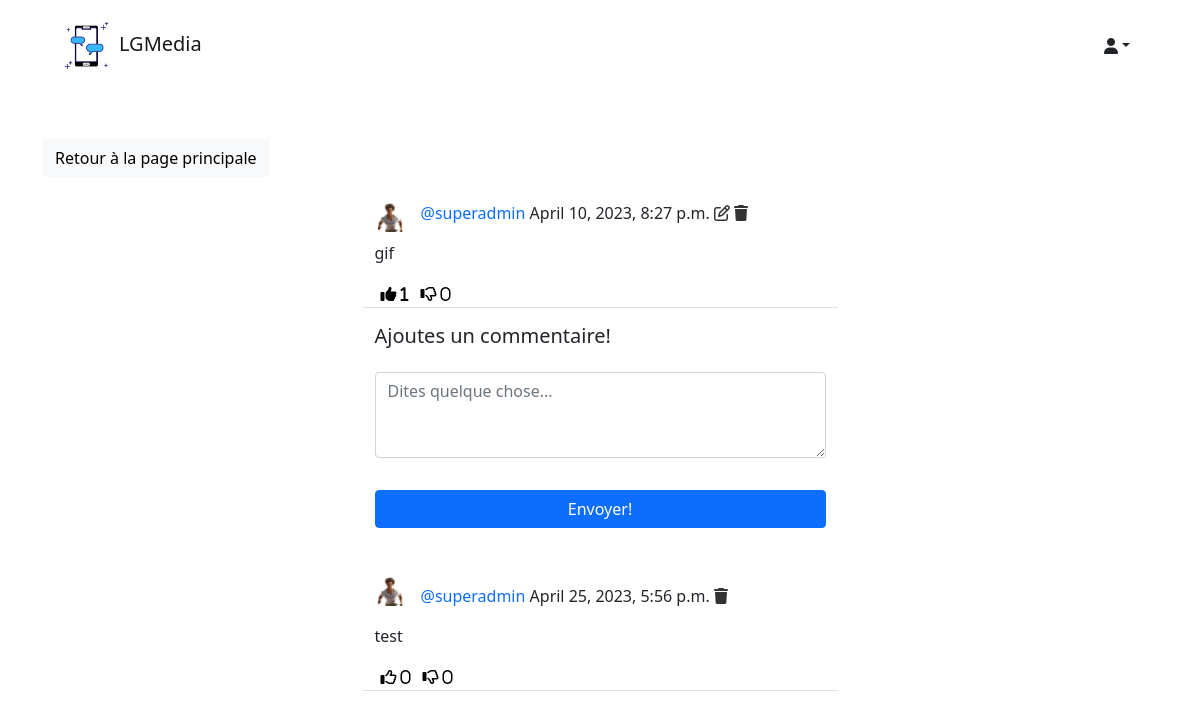
The page /social/post/14/ (signed in) on the database as committed earlier.
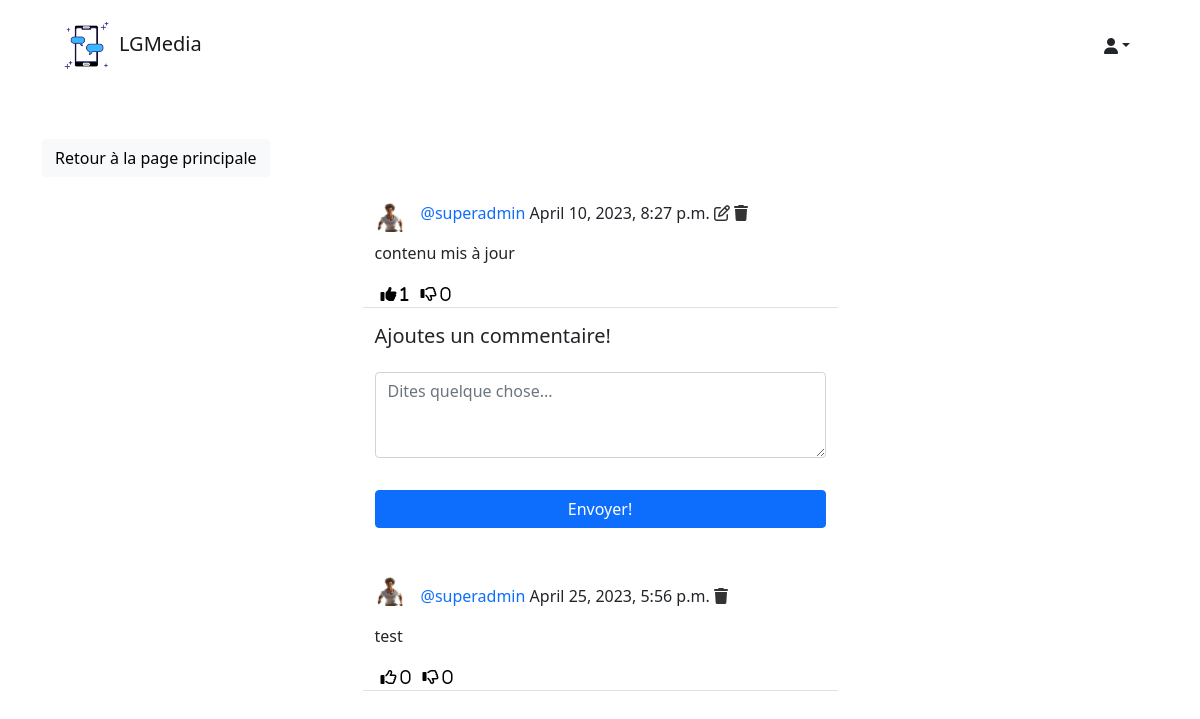
The same page on the database as committed later.
### social/models.py (models this page shows)
class Post(models.Model):
    idPost = models.AutoField(primary_key=True)
    contenu = models.TextField()
    image = models.ImageField(upload_to='uploads/post_photos', blank=True, null=True)
    sendingTime = models.DateTimeField(default=timezone.now)
    auteur = models.ForeignKey(User, on_delete=models.CASCADE)
    likes = models.ManyToManyField(User, blank=True, related_name='likes')
    dislikes = models.ManyToManyField(User, blank=True, related_name='dislikes')

class UserProfile(models.Model):
	user = models.OneToOneField(User, primary_key=True, verbose_name='user', related_name='profile', on_delete=models.CASCADE)
	name = models.CharField(max_length=30, blank=True, null=True)
	bio = models.TextField(max_length=500, blank=True, null=True)
	birth_date=models.DateField(null=True, blank=True)
	location = models.CharField(max_length=100, blank=True, null=True)
	picture = models.ImageField(upload_to='uploads/profile_pictures', default='uploads/profile_pictures/default.png', blank=True)
	followers = models.ManyToManyField(User, blank=True, related_name='followers')

### social/views.py (the view, shortened to what this page needs)
# urls.py: path('post/<int:pk>/', PostDetailView.as_view(), name='post-detail'),
class PostDetailView(LoginRequiredMixin, View):
    def get(self, request, pk, *args, **kwargs):
        post = Post.objects.get(pk=pk) # SELECT * FROM Post WHERE idPost = pk
        form = CommentForm()
        comments = Comment.objects.filter(post=post).order_by('-sendingTime') #SELECT * FROM Comment ORDER BY sendingTime
        context = {
            'post': post,
            'form': form,
            'comments': comments,
        }
        return render(request, 'social/post_detail.html', context)

### social/forms.py
class CommentForm(forms.ModelForm):
    comment = forms.CharField(
        label='',
        widget=forms.Textarea(
            attrs={'rows': '3',
                   'placeholder': 'Dites quelque chose...'}
        ))
    class Meta:
        model = Comment
        fields = ['comment']

### social/templates/social/post_detail.html (shortened to what the changed rows need)
{% extends 'landing/base.html' %}
{% load crispy_forms_tags %}
{% block content %}
<div class="container">
    <div class="row justify-content-center mt-3">
        <div class="col-md-5 col-sm-12 border-bottom">
            <div class="d-flex align-items-center">
                <a href="{% url 'profile' post.auteur.profile.pk %}">
                    <img class="round-circle post-pdp" height="30" width="30" src="{{ post.auteur.profile.picture.url }}" />
                </a>
                <p class="post-text">
                    <a class="text-primary post-link" href="{% url 'profile' post.auteur.profile.pk %}">@{{ post.auteur }}</a>
                    {{ post.sendingTime }}
                    {% if request.user == post.auteur %}
                    <a href="{% url 'post-edit' post.pk %}" style="color: #333;"><i class="far fa-edit"></i></a>
                    <a href="{% url 'post-delete' post.pk %}" style="color: #333;"><i class="fas fa-trash"></i></a>
                    {% endif %}
                </p>
            </div>
            <p>{{ post.contenu }}</p>
            <div class="d-flex flex-row">
                <form method="POST" action="{% url 'like' post.pk %}">
                    <button style="background-color: transparent; border: none; box-shadow: none;" type="submit">
                        {% if request.user in post.likes.all %}
                        <i class="fa-solid fa-thumbs-up"> <span>{{ post.likes.all.count }}</span></i>
                        {% else %}
                        <i class="far fa-thumbs-up"> <span>{{ post.likes.all.count }}</span></i>
                        {% endif %}
                    </button>
                </form>
                <form method="POST" action="{% url 'dislike' post.pk %}">
                    <button style="background-color: transparent; border: none; box-shadow: none;" type="submit">
                        {% if request.user in post.dislikes.all %}
                        <i class="fa-solid fa-thumbs-down"> <span>{{ post.dislikes.all.count }}</span></i>
                        {% else %}
                        <i class="far fa-thumbs-down"> <span>{{ post.dislikes.all.count }}</span></i>
                        {% endif %}
                    </button>
                </form>
            </div>
        </div>
    </div>
</div>
{% endblock content %}

Rows that differ between the two databases and show on the page:
changed Post "superadmin": contenu "gif" → "contenu mis à jour"
